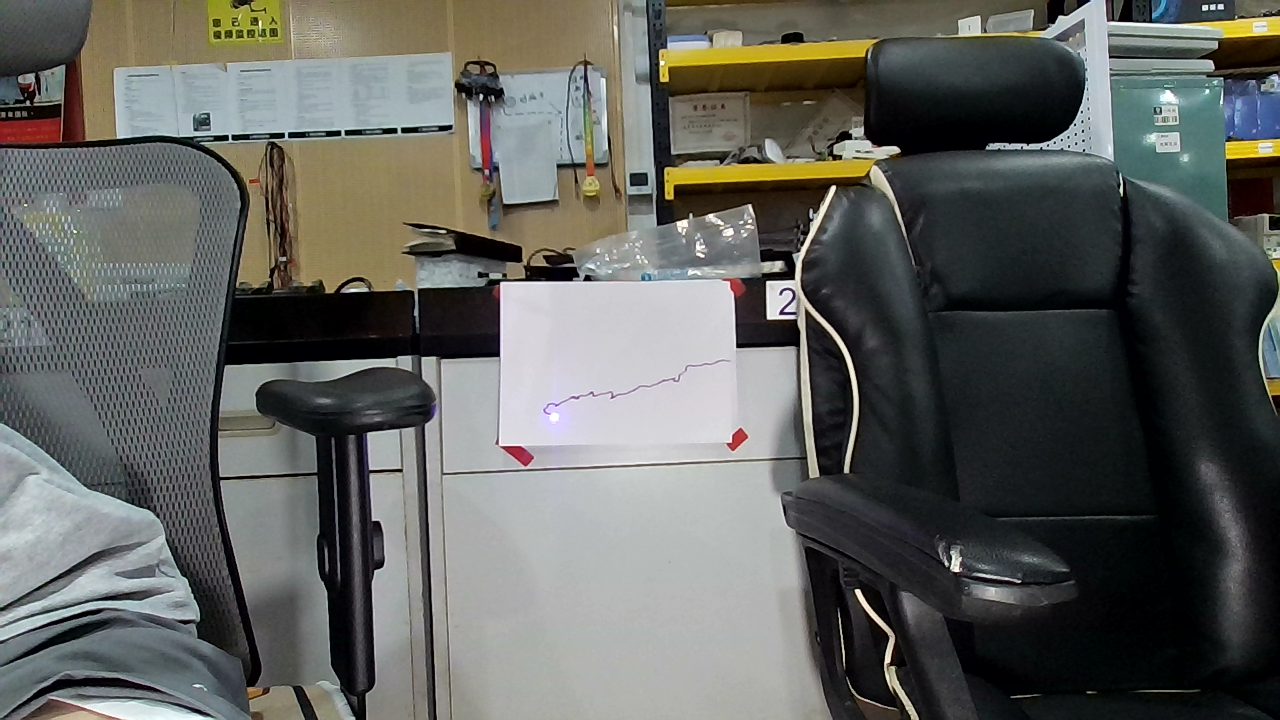
#> input picture photo_1753685422.png, 1280 x 720 px, given in place of the camera
$ python project1_2.py
#> lines starting #> are read from the running program, lines starting #| are printed output that depends on the picture; after the words box and inside, x2 and y2 are one past the last pixel; in counts of white or black regions, pixels touching at a corner belong together
import cv2
import numpy as np

def configure_camera(cap):
    cap.set(cv2.CAP_PROP_FOURCC, cv2.VideoWriter_fourcc(*'MJPG'))
    cap.set(cv2.CAP_PROP_FRAME_WIDTH, 1920)
    cap.set(cv2.CAP_PROP_FRAME_HEIGHT, 1080)

def get_all_contour_centers(mask, min_area=1, max_area=120):
    contours, _ = cv2.findContours(mask, cv2.RETR_EXTERNAL, cv2.CHAIN_APPROX_SIMPLE)
    centers = []
    for cnt in contours:
        area = cv2.contourArea(cnt)
        if min_area < area < max_area:
            M = cv2.moments(cnt)
            if M['m00'] != 0:
                cx = int(M['m10'] / M['m00'])
                cy = int(M['m01'] / M['m00'])
                centers.append((cx, cy))
    return centers

def get_largest_contour_center(mask, min_area=35, max_area=2000):
    contours, _ = cv2.findContours(mask, cv2.RETR_EXTERNAL, cv2.CHAIN_APPROX_SIMPLE)
    valid = [cnt for cnt in contours if min_area < cv2.contourArea(cnt) < max_area]
    if not valid:
        return None
    best = max(valid, key=cv2.contourArea)
    M = cv2.moments(best)
    if M['m00'] == 0:
        return None
    cx = int(M['m10'] / M['m00'])
    cy = int(M['m01'] / M['m00'])
    return (cx, cy)

def euclidean_dist(p1, p2):
    return np.sqrt((p1[0] - p2[0]) ** 2 + (p1[1] - p2[1]) ** 2)

def main():
    cap = cv2.VideoCapture(2)
    if not cap.isOpened():
        print("摄像头打开失败")
        return

    configure_camera(cap)

    while True:
        ret, frame = cap.read()
#> frame is the input picture: shape (720, 1280, 3); mean B, G, R 93.8, 97.9, 96.5
        if not ret:
            break

        h, w = frame.shape[:2]
#> h = 720; w = 1280
        x1 = w // 3
#> x1 = 426
        x2 = 2 * w // 3
#> x2 = 853
        y1 = h // 3
#> y1 = 240
        y2 = 2 * h // 3
#> y2 = 480
        roi = frame[y1:y2, x1:x2]  # 九宫格中心区域
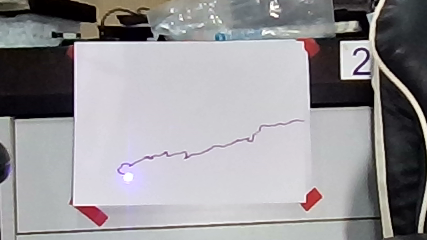
#> roi: shape (240, 427, 3); mean B, G, R 153.2, 150.1, 151.9

        # 预处理
        blur = cv2.GaussianBlur(roi, (3, 3), 0)
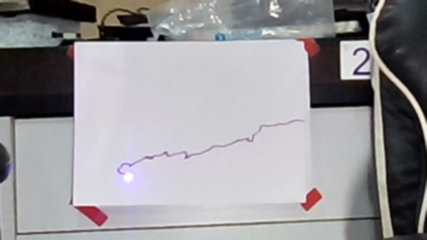
#> blur: shape (240, 427, 3); mean B, G, R 153.3, 150.1, 152
        hsv = cv2.cvtColor(blur, cv2.COLOR_BGR2HSV)
#> hsv: shape (240, 427, 3); mean H, S, V 105.1, 26.7, 156.3
        gray = cv2.cvtColor(blur, cv2.COLOR_BGR2GRAY)
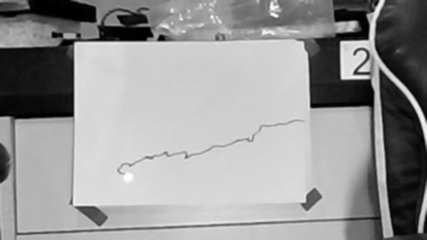
#> gray: shape (240, 427); min 1, max 254, mean 151

        # 亮点提取
        _, bright_mask = cv2.threshold(gray, 210, 255, cv2.THRESH_BINARY)
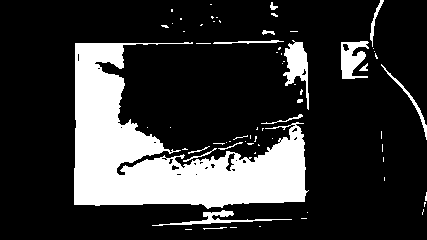
#> bright_mask: shape (240, 427); 20.2% white; 68 white regions (52 under 20 px), largest, box (x1, y1, x2, y2) and area: (74, 42, 309, 209) 17570, (283, 40, 309, 110) 806, (341, 41, 369, 79) 668

        # 红色区域提取
        lower_red1 = np.array([0, 70, 50])
        upper_red1 = np.array([10, 255, 255])
        lower_red2 = np.array([160, 70, 50])
        upper_red2 = np.array([179, 255, 255])
        mask1 = cv2.inRange(hsv, lower_red1, upper_red1)
#> mask1: shape (240, 427); 0.23% white; 7 white regions (4 under 20 px), largest, box (x1, y1, x2, y2) and area: (307, 190, 322, 211) 98, (298, 38, 316, 51) 82, (313, 53, 322, 62) 47
        mask2 = cv2.inRange(hsv, lower_red2, upper_red2)
#> mask2: shape (240, 427); 0.8% white; 6 white regions (2 under 20 px), largest, box (x1, y1, x2, y2) and area: (76, 206, 108, 226) 358, (299, 39, 322, 65) 207, (301, 188, 317, 211) 152, (66, 44, 74, 62) 93
        red_mask = cv2.bitwise_or(mask1, mask2)
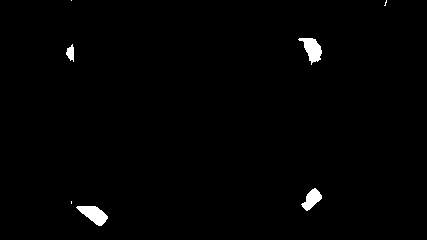
#> red_mask: shape (240, 427); 1% white; 7 white regions (3 under 20 px)

        # 找中心点
        red_center = get_largest_contour_center(red_mask)
#> in get_largest_contour_center, `contours, _ = cv2.findContours(mask, cv2.RETR_EXTERNAL, cv2.CHAIN_APPR..`: contours = 7 contours, 3 with area under 20; largest, box (x1, y1, x2, y2) and area: (76, 206, 108, 226) 324, (298, 38, 322, 65) 301, (301, 188, 322, 211) 226, (66, 44, 74, 62) 72
#> in get_largest_contour_center, `valid = [cnt for cnt in contours if min_area < cv2.contourArea(cnt) < ..`: valid = 4 contours; box (x1, y1, x2, y2) and area: (76, 206, 108, 226) 324, (298, 38, 322, 65) 301, (301, 188, 322, 211) 226, (66, 44, 74, 62) 72
#> in get_largest_contour_center, `best = max(valid, key=cv2.contourArea)`: best = contour of 21 points, box (x1, y1, x2, y2) (76, 206, 108, 226), area 324
#> in get_largest_contour_center, `M = cv2.moments(best)`: M = moments, m00 324.5, centre m10/m00, m01/m00 = (93.52, 214)
#> in get_largest_contour_center, `cx = int(M['m10'] / M['m00'])`: cx = 93
#> in get_largest_contour_center, `cy = int(M['m01'] / M['m00'])`: cy = 213
#> red_center = (93, 213)
        bright_centers = get_all_contour_centers(bright_mask)
#> in get_all_contour_centers, `contours, _ = cv2.findContours(mask, cv2.RETR_EXTERNAL, cv2.CHAIN_APPR..`: contours = 68 contours, 56 with area under 20; largest, box (x1, y1, x2, y2) and area: (74, 42, 309, 209) 17090, (283, 40, 309, 110) 718, (341, 41, 369, 79) 612, (152, 210, 292, 226) 300, (381, 64, 427, 140) 167
#> the loop in get_all_contour_centers, `for cnt in contours:` made 68 passes
#> (area, cx, cy) on passes 14, 34, 39, 52, 55, 67, 68: (26.5, 198, 155), (27, 291, 117), (23, 363, 67), (67, 249, 41), (23, 267, 31), (21.5, 272, 6), (91.5, 374, 19)
#> area on passes 7, 38, 49, 50, 51: 300, 167, 17090, 612, 718
#> after the loop in get_all_contour_centers, `for cnt in contours:`: centers = [(216, 227), (424, 202), (425, 197), (198, 155), (184, 148), (196, 150), (249, 143), (229, 145), (255, 137), (239, 136), (291, 117), (299, 100), (300, 91), (363, 67), (375, 56), (279, 48), (249, 41), (267, 31), (164, 25), (211, 16), (274, 14), (171, 10), (272, 6), (374, 19)]
#> bright_centers has the same summary as centers in get_all_contour_centers

        if red_center and bright_centers:
            closest = min(bright_centers, key=lambda p: euclidean_dist(p, red_center))
#> closest = (184, 148)

            # 还原坐标到原图
            red_center_full = (red_center[0] + x1, red_center[1] + y1)
#> red_center_full = (519, 453)
            closest_full = (closest[0] + x1, closest[1] + y1)
#> closest_full = (610, 388)

            # 显示圆和文字
            cv2.circle(frame, red_center_full, 7, (0, 0, 255), 2)
            cv2.circle(frame, closest_full, 7, (0, 255, 0), 2)
#> frame: shape (720, 1280, 3); mean B, G, R 93.8, 97.9, 96.5
            cv2.putText(frame, f"Red Laser Center: {closest_full}",
                        (closest_full[0] + 10, closest_full[1]),
                        cv2.FONT_HERSHEY_SIMPLEX, 0.6, (0, 255, 0), 2)
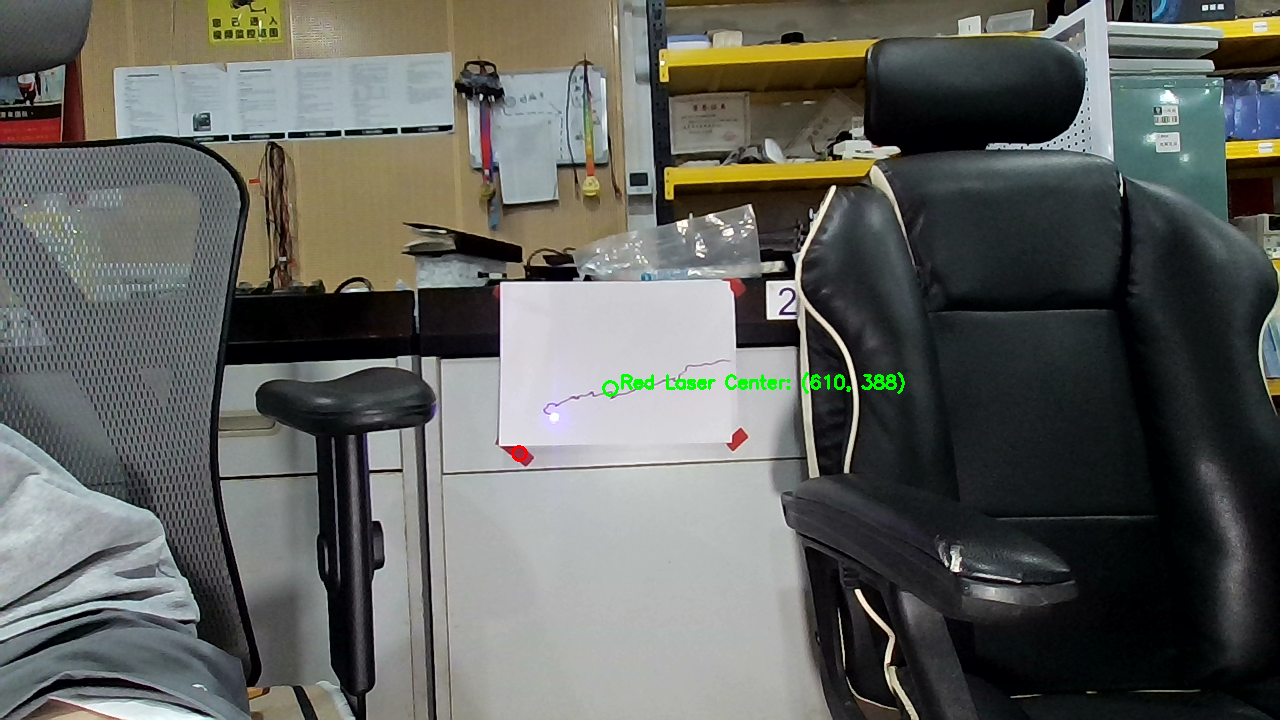
#> frame: shape (720, 1280, 3); mean B, G, R 93.5, 98.1, 96.2

        # 显示九宫格边界线
        for i in range(1, 3):
            cv2.line(frame, (0, i * h // 3), (w, i * h // 3), (100, 255, 255), 1)
            cv2.line(frame, (i * w // 3, 0), (i * w // 3, h), (100, 255, 255), 1)
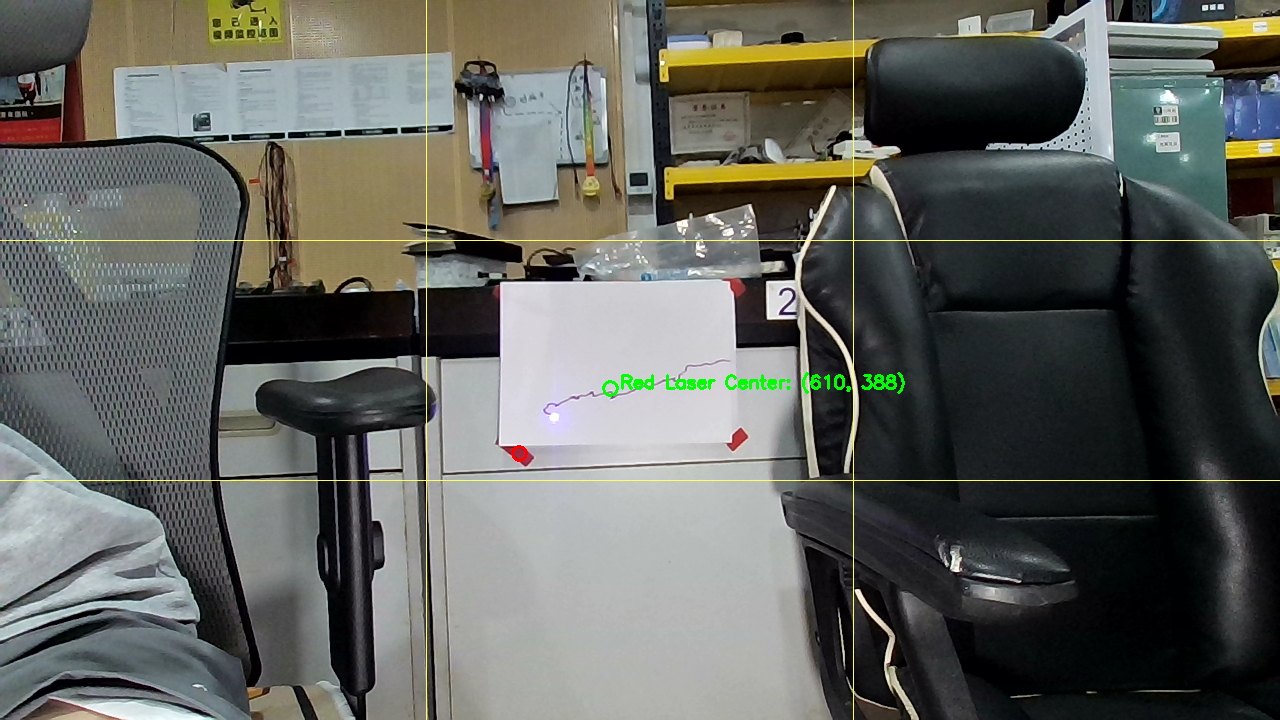
#> frame: shape (720, 1280, 3); 0.43% of pixels changed, all inside (x1, y1, x2, y2) = (0, 0, 1280, 720)

        # 显示画面
        cv2.imshow("Frame", frame)
        cv2.imshow("Bright Mask", bright_mask)
        cv2.imshow("Red Mask", red_mask)

        if cv2.waitKey(1) & 0xFF == ord('q'):
#> (key q is pressed here)
            break

    cap.release()
    cv2.destroyAllWindows()

if __name__ == "__main__":
    main()
